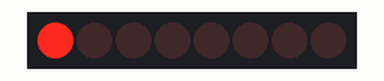
Bench run of a sketch on a simulated Arduino Uno, built with avr-gcc and run on an emulated ATmega328P. On the bench: 8 shift-register outputs drawn as a row of LEDs (first output left, lit = HIGH). Wiring (inferred from the names in the program): shift register (74HC595): data A1; shift clock A2; latch A3. Wiring (inferred from the signals the program sends): row of LEDs: on Q0, Q1, Q2, Q3, Q4, Q5, Q6, Q7.

Above: at 0.2 s.
At 1.2 s:
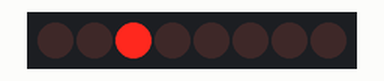
At 1.7 s:
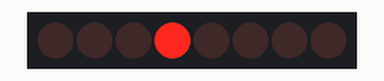
At 2.2 s:
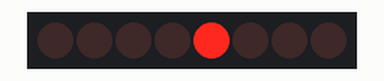
At 3.2 s:
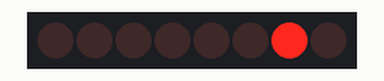
At 4.7 s:
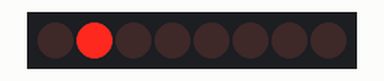
Timing chart, 0 to 5.2 s (numbered marks = the images above):
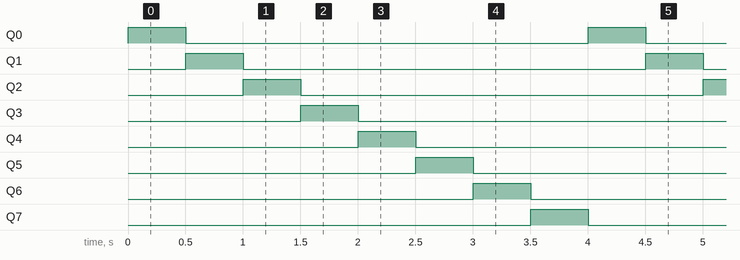

The sketch:

Register_Test.ino.ino
```cpp
/* LucidTronix Shift Register
 * LED chaser w/ 74HC595
 * Tutorial at:
 * http://www.lucidtronix.com/tutorials/2
 */


int latchPin = A3;
int clockPin = A2;
int dataPin = A1;


void setup() {
  //set pins to output so you can control the shift register
  pinMode(latchPin, OUTPUT);
  pinMode(clockPin, OUTPUT);
  pinMode(dataPin, OUTPUT);
}

void loop() {
  for (int i = 0; i < 8; i++) {
    // latchPin low so LEDs don't change
    // while you are sending in bits:
    byte curb = 1 << i;
    digitalWrite(latchPin, LOW);
    shiftOut(dataPin, clockPin,  curb);
    digitalWrite(latchPin, HIGH);
    delay(500);
  }
}

// Shifts 8 bits out MSB first, on rising clock edge
void shiftOut(int myDataPin, int myClockPin, byte myDataOut) {
  int i=0;
  int pinState;
  pinMode(myClockPin, OUTPUT);
  pinMode(myDataPin, OUTPUT);
  digitalWrite(myDataPin, 0);
  digitalWrite(myClockPin, 0);
  for (i=7; i>=0; i--)  {
    digitalWrite(myClockPin, 0);
    if ( myDataOut & (1<<i) ) {
      pinState= 1;
    }
    else {
      pinState= 0;
    }
    digitalWrite(myDataPin, pinState); //write the bit
    digitalWrite(myClockPin, 1); //shift bits rising clock pin
    digitalWrite(myDataPin, 0);//0 data to prevent bleed through
  }
  //stop shifting
  digitalWrite(myClockPin, 0);
}
```

Measured:
- by itself, Q0–7: alternates HIGH for 0.50 s and LOW for 3.5 s
- by itself, everything shown: repeats every 4.0 s, in 8 steps
